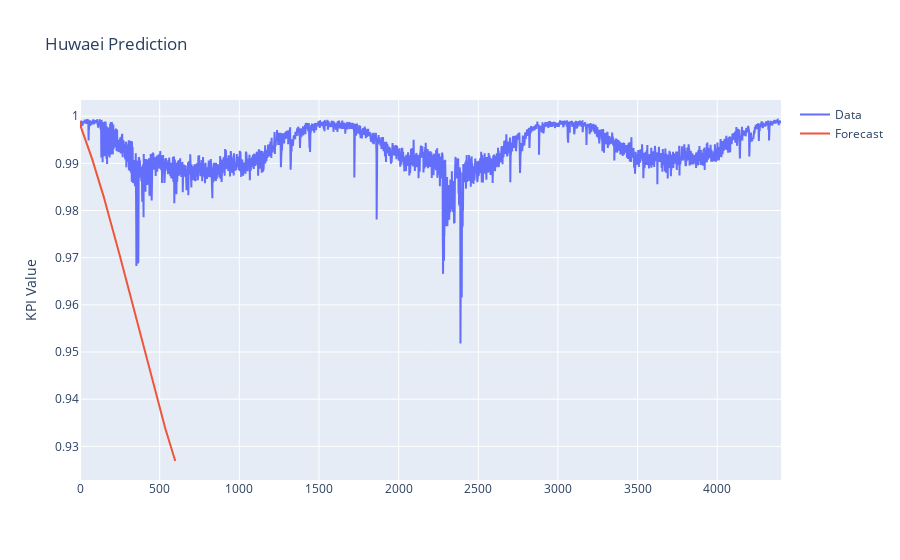

Notebook code for this chart:
### Code cell
trace1 = go.Scatter(
    y = train,
    mode = 'lines',
    name = 'Data'
)

trace3 = go.Scatter(
    y = forecast,
    mode = 'lines',
    name = 'Forecast'
)

layout = go.Layout(
    title = "Huwaei Prediction",
    yaxis = {'title' : "KPI Value"}
)
fig = go.Figure(data=[trace1, trace3], layout=layout)
fig.show()

### Figure 1 — Plotly figure (JSON) as saved in the notebook; plotly's stock layout.template omitted (floating-point values rounded to 4 significant figures; data arrays with more than 128 entries replaced by an {"elided": "..."} marker saying what was removed)
{"data": [{"mode": "lines", "name": "Data", "type": "scatter", "y": {"elided": "4401 float values"}}, {"mode": "lines", "name": "Forecast", "type": "scatter", "y": {"elided": "599 float values"}}], "layout": {"autosize": true, "title": {"text": "Huwaei Prediction"}, "xaxis": {"autorange": true, "range": [0, 4400]}, "yaxis": {"autorange": true, "range": [0.9229, 1.003], "title": {"text": "KPI Value"}, "type": "linear"}}}
